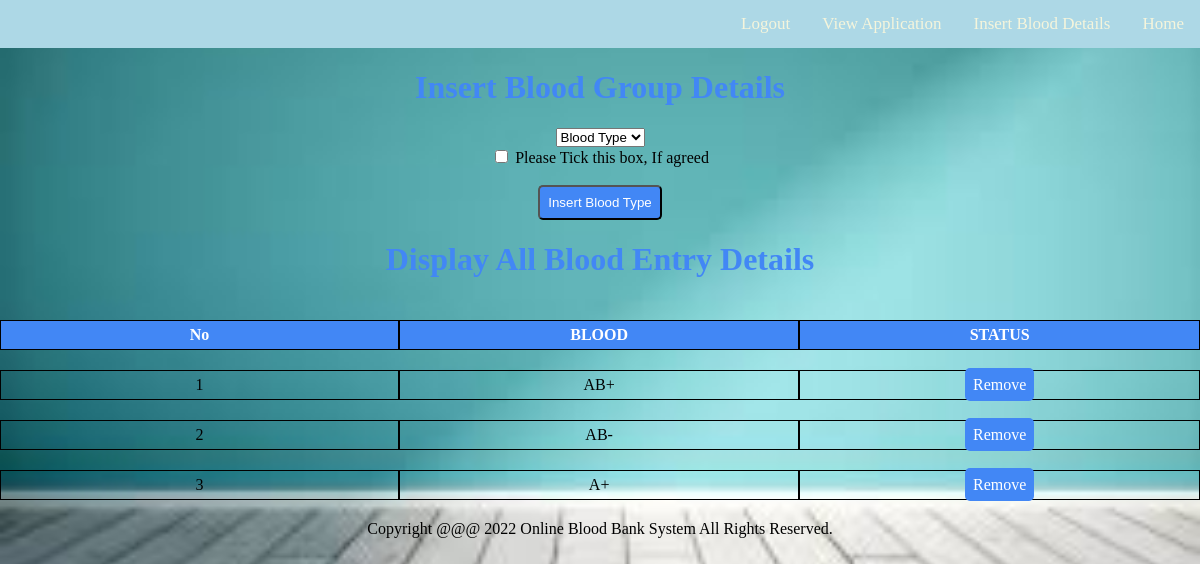
The page /bloodinfo.php (signed in) on the database its author committed.
### tables this page shows
CREATE TABLE `bloodinfo` (
  `bid` int(11) NOT NULL,
  `hid` int(11) NOT NULL,
  `bg` varchar(10) NOT NULL
);

### message.php (called while the page is built, shortened)
<?php
$counter=0; if(isset($_GET['msg'])) {
	?>
	<div id="message">
		<button type="button" class="close" data-dismiss="alert" title="close">&times;</button><?php echo $_GET['msg'];?>
	</div>
<?php }?>

### bloodinfo.php (the view, shortened to what this page needs)
<?php
require 'active/connection.php';
if (!isset($_SESSION['hid'])) {
    header('location:login.php');
} else {
    if (isset($_SESSION['hid'])) {
        $hid = $_SESSION['hid'];
        $sql = "select * from bloodinfo where hid='$hid'";
        $result = mysqli_query($conn, $sql);
    }
?>
<!DOCTYPE html>
<html>
<head>
</head>
<body>
    <?php require 'navbar/navbaradmin.php'; ?>
    <div>
        <?php require 'message.php'; ?>
        <div class="col">
            <center>
                <div class="col">
                    <div>
                        <center><h1>Insert Blood Group Details</h1></center>
                        <div class="card-body">
                            <form action="active/infoAdd.php" method="post">
                                <select name="bg" required="">
                                    <option disabled selected>Blood Type</option>
                                </select><br>
                                <input type="checkbox" name="condition" value="agree" required> Please Tick this box, If agreed<br><br>
                                <input type="submit" name="add" value="Insert Blood Type" class="btn">
                            </form>
                        </div>
                    </div>
                </div>
            </center>
            <?php
            if (isset($_SESSION['hid'])) {
                $hid = $_SESSION['hid'];
                $sql = "select * from bloodinfo where hid='$hid'";
                $result = mysqli_query($conn, $sql);
            }
            ?>
            <center>
                <div>
                    <table>
                        <h1>Display All Blood Entry Details</h1>
                        <tr>
                            <th>No</th>
                            <th>BLOOD</th>
                            <th>STATUS</th>
                        </tr>
                        <?php while ($row = mysqli_fetch_array($result)) { ?>
                            <tr>
                                <td><?php echo ++$counter; ?></td>
                                <td><?php echo $row['bg']; ?></td>
                                <td><a href="active/delete.php?bid=<?php echo $row['bid']; ?>" class="btn">Remove</a></td>
                            </tr>
                        <?php } ?>
                    </table>
                </div>
            </center>
        </div>
    </div>
    <?php require 'footer.php'; ?>
</body>
</html>
<?php } ?>

### bloodinfo.php (style rules this page uses)
body { background-image: url("back.jfif"); height: 100%; width: 100%; background-position: center; background-repeat: no-repeat; background-size: cover; margin: 0; padding: 0; font-family: Arial, sans-serif; }
table { border-collapse: separate; border-spacing: 0 20px; margin-top: 20px; }
th { background-color: #4287f5; color: white; }
th, td { width: 400px; text-align: center; border: 1px solid black; padding: 5px; }
h1 { color: #4287f5; }
.btn { background-color: #4287f5; color: white; padding: 8px; border-radius: 5px; text-decoration: none; }

### navbar/navbaradmin.php (style rules this page uses)
body { margin: 0; font-family: Times New Roman, sans-serif; }

### rows shown on the page
bloodinfo: bg "AB+"
bloodinfo: bg "AB-"
bloodinfo: bg "A+"
